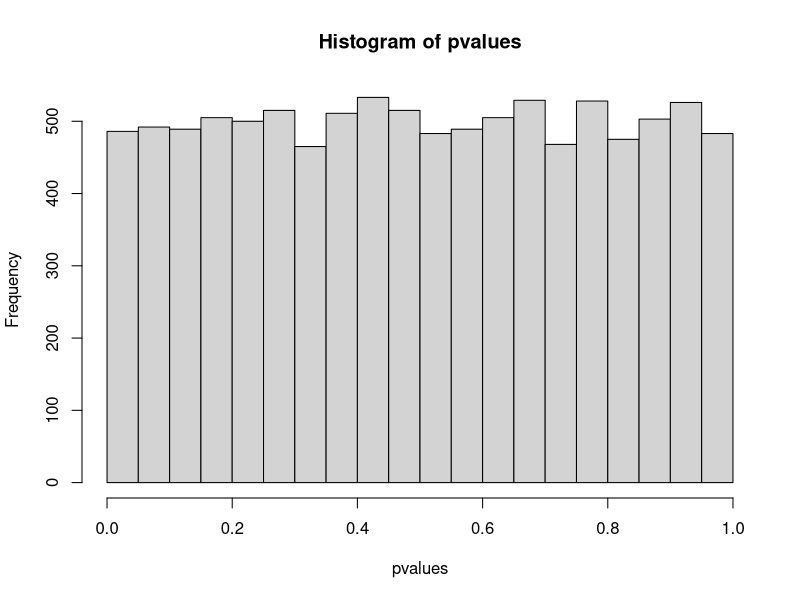
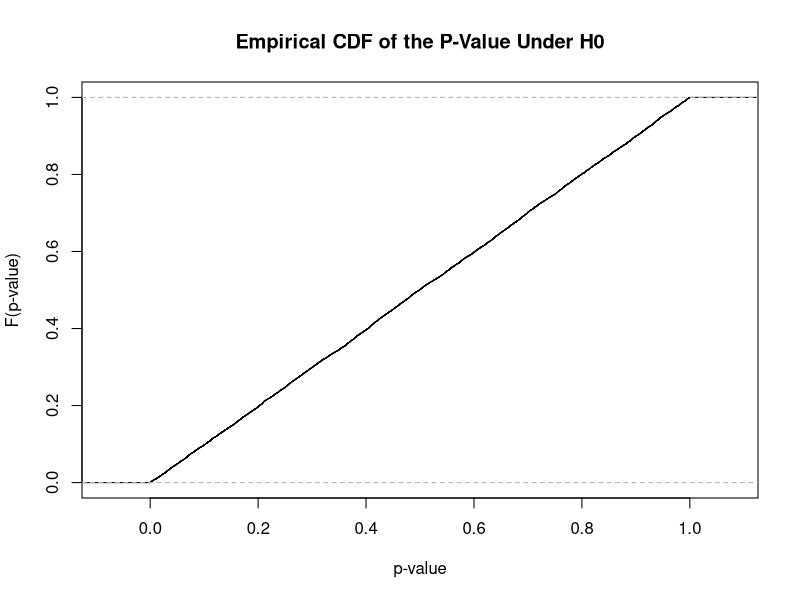
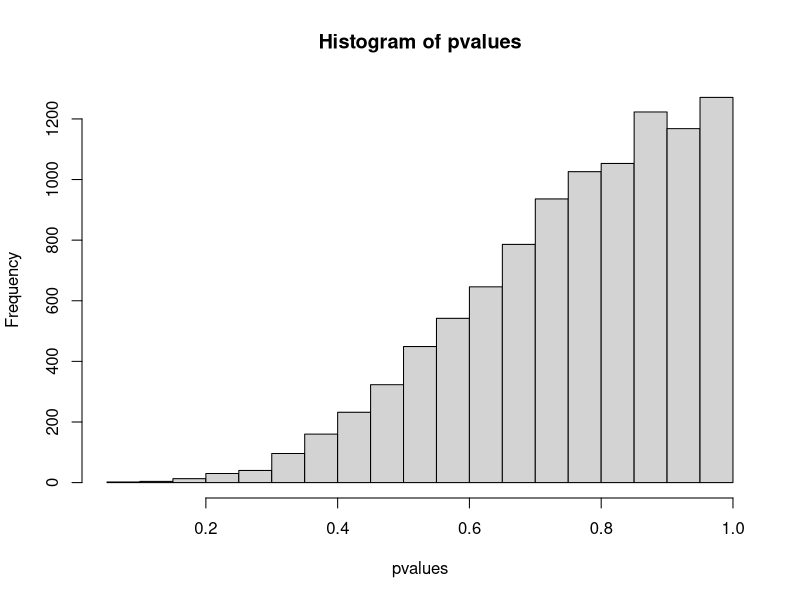
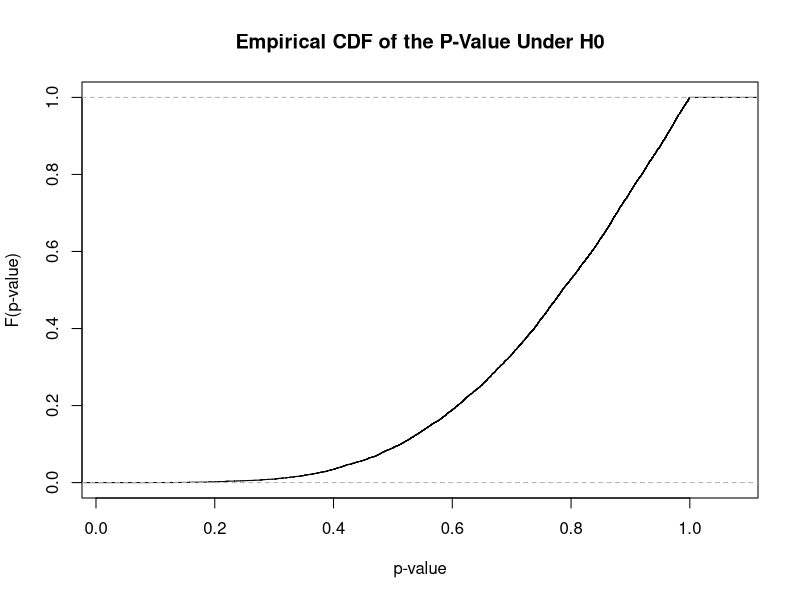
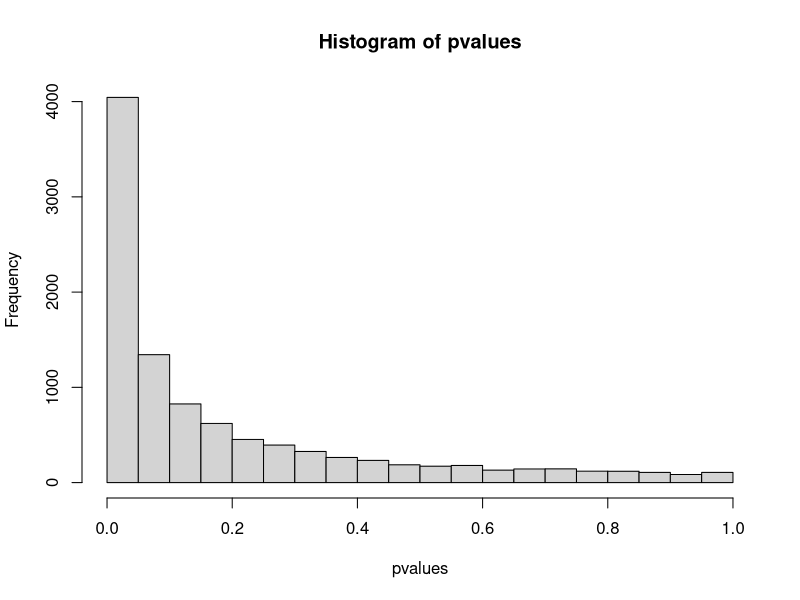
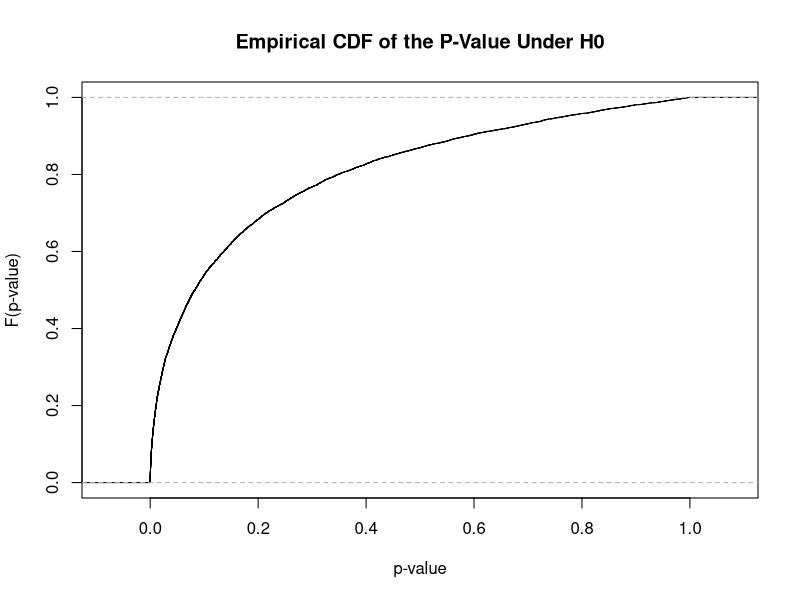
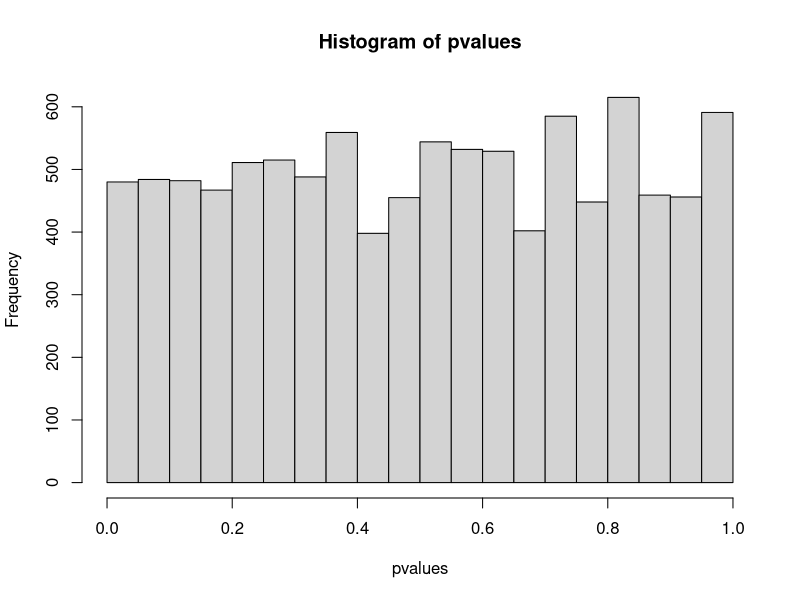
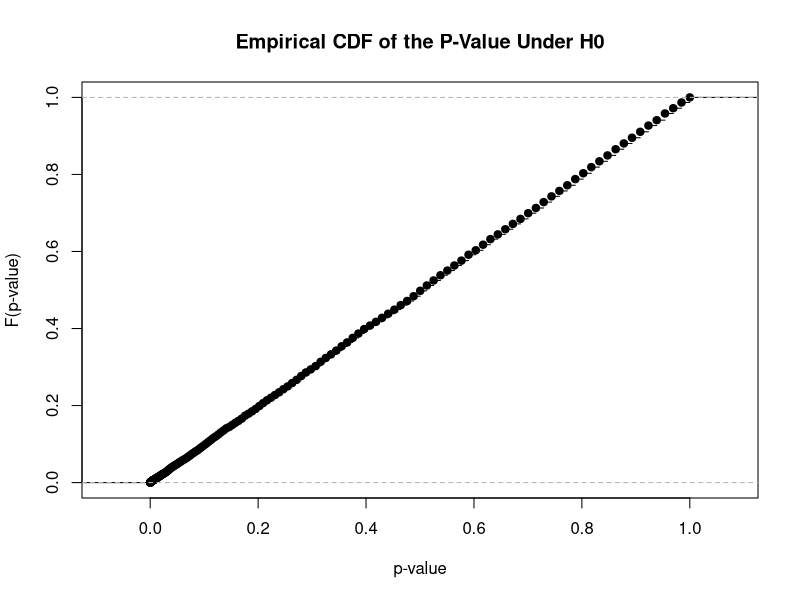

Recreate these plots in R, in order.
## ---- chunk 1
knitr::opts_chunk$set(echo = TRUE)
## ---- chunk 2
pvalues <- numeric(length = 10000)

nG <- 25# fill in your value of nG
for (i in 1:length(pvalues)){
  set.seed(i)  # notice that the seed changes every time inside the for loop
  # you could also set a single seed outside the for loop
  
  # Create the vectors x and y
  x <- rnorm(nG) # finish this line
  y <- rnorm(nG) # finish this line

  # Perform the t-test and get the p-value
  pvalues[i] <- t.test(x = x, y = y, alternative= "two.sided")$p.value # finish this line
    
}

# histogram of the p-values under H0
hist(pvalues)

plot(ecdf(pvalues),
     xlab = "p-value",
     ylab = "F(p-value)",
     main = "Empirical CDF of the P-Value Under H0")

mean(pvalues <= 0.05)
## ---- chunk 3
pvalues <- numeric(length = 10000)

nG <- 25# fill in your value of nG
for (i in 1:length(pvalues)){
  set.seed(i)  # notice that the seed changes every time inside the for loop
  # you could also set a single seed outside the for loop
  
  # Create the vectors x and y
  x <- c(rnorm(22,mean = 0,sd=sqrt(0.19)),rnorm(3,mean = 3,sd=sqrt(0.19)))
  y <- c(rnorm(22,mean = 0,sd=sqrt(0.19)),rnorm(3,mean = 3,sd=sqrt(0.19)))
  # Perform the t-test and get the p-value
  pvalues[i] <- t.test(x = x, y = y, alternative= "two.sided")$p.value # finish this line
    
}

# histogram of the p-values under H0
hist(pvalues)

plot(ecdf(pvalues),
     xlab = "p-value",
     ylab = "F(p-value)",
     main = "Empirical CDF of the P-Value Under H0")

mean(pvalues <= 0.05)
## ---- chunk 4
pvalues <- numeric(length = 10000)

nG <- 25# fill in your value of nG
d <- 0.5
for (i in 1:length(pvalues)){
  set.seed(i)  # notice that the seed changes every time inside the for loop
  # you could also set a single seed outside the for loop
  
  # Create the vectors x and y
  x <- rnorm(nG) # finish this line
  y <- rnorm(nG,mean = d) # finish this line

  # Perform the t-test and get the p-value
  pvalues[i] <- t.test(x = x, y = y, alternative= "two.sided")$p.value # finish this line
    
}

# histogram of the p-values under H0
hist(pvalues)

plot(ecdf(pvalues),
     xlab = "p-value",
     ylab = "F(p-value)",
     main = "Empirical CDF of the P-Value Under H0")

mean(pvalues <= 0.05)
## ---- chunk 5
pvalues <- numeric(length = 10000)

nG <- 25# fill in your value of nG
for (i in 1:length(pvalues)){
  set.seed(i)  # notice that the seed changes every time inside the for loop
  # you could also set a single seed outside the for loop
  
  # Create the vectors x and y
  x <- rnorm(nG) # finish this line
  y <- rnorm(nG) # finish this line

  # Perform the t-test and get the p-value
  pvalues[i] <- wilcox.test(x = x, y = y, alternative= "two.sided")$p.value # finish this line
    
}

# histogram of the p-values under H0
hist(pvalues)

plot(ecdf(pvalues),
     xlab = "p-value",
     ylab = "F(p-value)",
     main = "Empirical CDF of the P-Value Under H0")

mean(pvalues <= 0.05)
## ---- chunk 6
pvalues <- numeric(length = 10000)

nG <- 25# fill in your value of nG
for (i in 1:length(pvalues)){
  set.seed(i)  # notice that the seed changes every time inside the for loop
  # you could also set a single seed outside the for loop
  
  # Create the vectors x and y
  x <- c(rnorm(22,mean = 0,sd=sqrt(0.19)),rnorm(3,mean = 3,sd=sqrt(0.19)))
  y <- c(rnorm(22,mean = 0,sd=sqrt(0.19)),rnorm(3,mean = 3,sd=sqrt(0.19)))
  # Perform the t-test and get the p-value
  pvalues[i] <- wilcox.test(x = x, y = y, alternative= "two.sided")$p.value # finish this line
    
}

# histogram of the p-values under H0
hist(pvalues)

plot(ecdf(pvalues),
     xlab = "p-value",
     ylab = "F(p-value)",
     main = "Empirical CDF of the P-Value Under H0")

mean(pvalues <= 0.05)
## ---- chunk 7
pvalues <- numeric(length = 10000)

nG <- 25# fill in your value of nG
d <- 0.5
for (i in 1:length(pvalues)){
  set.seed(i)  # notice that the seed changes every time inside the for loop
  # you could also set a single seed outside the for loop
  
  # Create the vectors x and y
  x <- rnorm(nG) # finish this line
  y <- rnorm(nG,mean = d) # finish this line

  # Perform the t-test and get the p-value
  pvalues[i] <- wilcox.test(x = x, y = y, alternative= "two.sided")$p.value # finish this line
    
}

# histogram of the p-values under H0
hist(pvalues)

plot(ecdf(pvalues),
     xlab = "p-value",
     ylab = "F(p-value)",
     main = "Empirical CDF of the P-Value Under H0")

mean(pvalues <= 0.05)
## ---- chunk 8
pvalues <- numeric(length = 10000)

nG <- 25# fill in your value of nG
d = 0.5
for (i in 1:length(pvalues)){
  set.seed(i)  # notice that the seed changes every time inside the for loop
  # you could also set a single seed outside the for loop
  
  # Create the vectors x and y
  x <- rnorm(nG) # finish this line
  y <- c(rnorm(22,mean=d,sd = sqrt(0.19)),rnorm(3, mean = 3+d, sd = sqrt(0.19))) # finish this line

  # Perform the t-test and get the p-value
  pvalues[i] <- wilcox.test(x = x, y = y, alternative= "two.sided")$p.value # finish this line
    
}

# histogram of the p-values under H0
hist(pvalues)

plot(ecdf(pvalues),
     xlab = "p-value",
     ylab = "F(p-value)",
     main = "Empirical CDF of the P-Value Under H0")

mean(pvalues <= 0.05)
